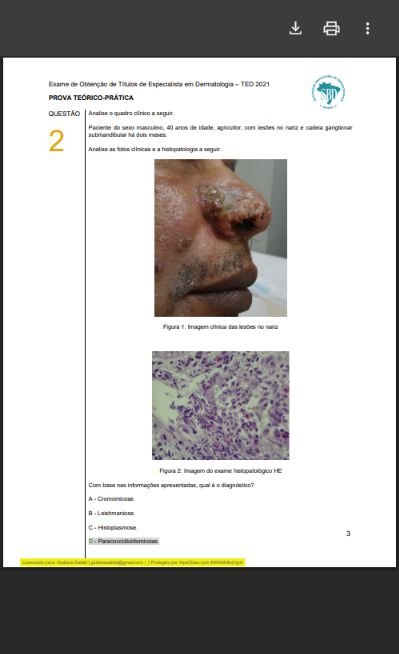
#> input picture tmp/ted2021_single_pages_png/page_03.png, 399 x 654 px, found by its file name; its folder holds only this picture in this run
$ python regenerate_ted2021_tp_panels.py
#> lines starting #> are read from the running program, lines starting #| are printed output that depends on the picture; after the words box and inside, x2 and y2 are one past the last pixel; in counts of white or black regions, pixels touching at a corner belong together
from pathlib import Path

from PIL import Image, ImageEnhance, ImageFilter


SOURCE_DIR = Path(r"C:\Dev\DermpathNav\tmp\ted2021_single_pages_png")
OUTPUT_DIR = Path(r"C:\Dev\DermpathNav\public\images\ted\tp\2021")

QUESTION_PAGE_MAP = {
    2: [3],
    4: [5, 6],
    6: [8],
    7: [9, 10],
    8: [11, 12],
    9: [13, 14],
    11: [17, 18],
    12: [19, 20],
    13: [21],
    16: [24, 25],
    18: [27, 28],
    19: [29, 30],
    21: [32],
    23: [35, 36],
    24: [37],
    25: [38, 39],
    28: [42, 43],
    29: [44, 45],
    35: [53],
    37: [56, 57],
    38: [58],
}

PAGE_CROP = (18, 54, 380, 602)
CONTENT_CROP = (55, 40, -18, -35)
OUTER_PADDING = 4
INNER_GAP = 8
TARGET_WIDTH = 1320


def build_mask(region: Image.Image) -> Image.Image:
    width, height = region.size
    mask = Image.new("1", region.size, 0)
    for y in range(height):
        for x in range(width):
            r, g, b = region.getpixel((x, y))
            highest = max(r, g, b)
            lowest = min(r, g, b)
            colorful = (highest - lowest > 18 and highest < 250) or (
                r < 235 and g < 235 and b < 235
            )
            if colorful:
                mask.putpixel((x, y), 1)
    return mask


def dense_spans(length, density_fn, threshold, min_span):
    spans = []
    start = None
    for position in range(length):
        if density_fn(position) >= threshold:
            if start is None:
                start = position
            continue
        if start is not None and position - start >= min_span:
            spans.append((start, position - 1))
        start = None
    if start is not None and length - start >= min_span:
        spans.append((start, length - 1))
    return spans


def detect_blocks(screenshot: Image.Image):
    page = screenshot.crop(PAGE_CROP).convert("RGB")
    width, height = page.size
    content = page.crop((CONTENT_CROP[0], CONTENT_CROP[1], width + CONTENT_CROP[2], height + CONTENT_CROP[3]))
    mask = build_mask(content)
    content_width, content_height = content.size

    row_spans = dense_spans(
        content_height,
        lambda y: sum(mask.getpixel((x, y)) for x in range(content_width)),
        threshold=45,
        min_span=40,
    )

    blocks = []
    for row_start, row_end in row_spans:
        row_mask = mask.crop((0, row_start, content_width, row_end + 1))
        span_height = row_end - row_start + 1
        col_threshold = max(14, span_height // 6)
        col_spans = dense_spans(
            content_width,
            lambda x: sum(row_mask.getpixel((x, y)) for y in range(span_height)),
            threshold=col_threshold,
            min_span=34,
        )

        if not col_spans:
            continue

        left = max(0, col_spans[0][0] - 4)
        right = min(content_width, col_spans[-1][1] + 5)
        top = max(0, row_start - 4)
        bottom = min(content_height, row_end + 5)
        block = content.crop((left, top, right, bottom))

        if block.width < 34 or block.height < 40:
            continue
        blocks.append(block)

    return blocks


def trim_white_space(image: Image.Image):
    rgb = image.convert("RGB")
    width, height = rgb.size

    def row_is_content(y):
        for x in range(width):
            r, g, b = rgb.getpixel((x, y))
            if min(r, g, b) < 246:
                return True
        return False

    def col_is_content(x):
        for y in range(height):
            r, g, b = rgb.getpixel((x, y))
            if min(r, g, b) < 246:
                return True
        return False

    top = 0
    while top < height and not row_is_content(top):
        top += 1

    bottom = height - 1
    while bottom >= top and not row_is_content(bottom):
        bottom -= 1

    left = 0
    while left < width and not col_is_content(left):
        left += 1

    right = width - 1
    while right >= left and not col_is_content(right):
        right -= 1

    return rgb.crop((max(0, left - 2), max(0, top - 2), min(width, right + 3), min(height, bottom + 3)))


def enhance_block(image: Image.Image):
    trimmed = trim_white_space(image)
    enhanced = ImageEnhance.Contrast(trimmed).enhance(1.05)
    enhanced = enhanced.filter(ImageFilter.UnsharpMask(radius=1.2, percent=140, threshold=2))
    return enhanced


def compose_panel(images):
    max_width = max(image.width for image in images)
    scaled = []
    for image in images:
        if image.width == max_width:
            scaled.append(image)
            continue
        new_height = round(image.height * max_width / image.width)
        scaled.append(image.resize((max_width, new_height), Image.Resampling.LANCZOS))

    content_height = sum(image.height for image in scaled) + INNER_GAP * (len(scaled) - 1)
    canvas = Image.new(
        "RGB",
        (max_width + OUTER_PADDING * 2, content_height + OUTER_PADDING * 2),
        "white",
    )

    cursor_y = OUTER_PADDING
    for image in scaled:
        x = OUTER_PADDING + (max_width - image.width) // 2
        canvas.paste(image, (x, cursor_y))
        cursor_y += image.height + INNER_GAP

    if canvas.width < TARGET_WIDTH:
        ratio = TARGET_WIDTH / canvas.width
        canvas = canvas.resize(
            (TARGET_WIDTH, round(canvas.height * ratio)),
            Image.Resampling.LANCZOS,
        )

    return canvas


def main():
    OUTPUT_DIR.mkdir(parents=True, exist_ok=True)
    created_files = []

    for question_number, page_numbers in QUESTION_PAGE_MAP.items():
        blocks = []
        for page_number in page_numbers:
            screenshot_path = SOURCE_DIR / f"page_{page_number:02d}.png"
            screenshot = Image.open(screenshot_path)
#> screenshot is the input picture: PIL image 399x654 RGB; mean R, G, B 185.8, 183.9, 181.9
            blocks.extend(enhance_block(block) for block in detect_blocks(screenshot))
#> in build_mask, `mask = Image.new("1", region.size, 0)`: mask: PIL image 289x473 1; every value is 0
#> after the loop in build_mask, `for y in range(height):`:
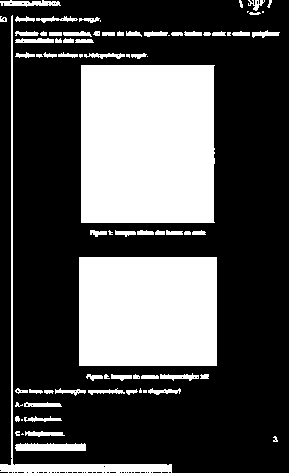
#> mask: PIL image 289x473 1; 31.7% white; 79 white regions (15 under 20 px), largest, box (x1, y1, x2, y2) and area: (81, 65, 215, 223) 21026, (79, 257, 217, 366) 15042, (0, 15, 172, 473) 2321
#> in detect_blocks, `row_spans = dense_spans( content_height, lambda y: sum(mask.getpixel((..`: row_spans = [(65, 222), (257, 365)]
#> the loop in detect_blocks, `for row_start, row_end in row_spans:` made 2 passes
#> (row_start, row_end, span_height, col_threshold, col_spans, left, right, top) on passes 1 to 2: (65, 222, 158, 26, [(81, 213)], 77, 218, 61), (257, 365, 109, 18, [(79, 216)], 75, 221, 253)
#> pass 1, in detect_blocks, `row_mask = mask.crop((0, row_start, content_width, row_end + 1))`:
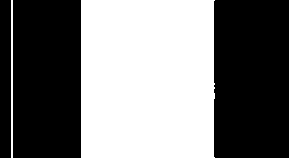
#> row_mask: PIL image 289x158 1; 46.7% white; 2 white regions, box (x1, y1, x2, y2) and area: (81, 0, 215, 158) 21026, (11, 0, 13, 158) 316
#> pass 1, in detect_blocks, `block = content.crop((left, top, right, bottom))`:
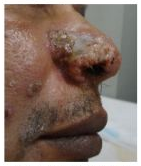
#> block: PIL image 141x166 RGB; mean R, G, B 132.9, 114.8, 104.7
#> pass 2, in detect_blocks, `row_mask = mask.crop((0, row_start, content_width, row_end + 1))`:
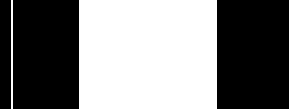
#> row_mask: PIL image 289x109 1; 48.4% white; 2 white regions, box (x1, y1, x2, y2) and area: (79, 0, 217, 109) 15042, (11, 0, 13, 109) 218
#> after the loop in detect_blocks, `for row_start, row_end in row_spans:`: blocks = 2 items
#> in enhance_block (call 2), `enhanced = enhanced.filter(ImageFilter.UnsharpMask(radius=1.2, percent..`:
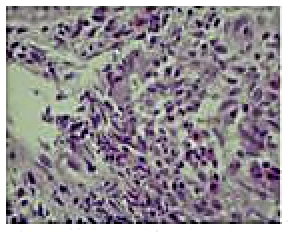
#> enhanced: PIL image 145x116 RGB (shown 2 times larger); mean R, G, B 146.8, 141.3, 146.5

        if not blocks:
            print(f"q{question_number:02d}: no visual blocks found")
            continue

        panel = compose_panel(blocks)
#> in compose_panel, `max_width = max(image.width for image in images)`: max_width = 145
#> the loop in compose_panel, `for image in images:` made 2 passes
#> new_height on pass 1: 172
#> after the loop in compose_panel, `for image in images:`: scaled = 2 items
#> in compose_panel, `content_height = sum(image.height for image in scaled) + INNER_GAP * (..`: content_height = 296
#> in compose_panel, `canvas = Image.new( "RGB", (max_width + OUTER_PADDING * 2, content_hei..`: canvas: PIL image 153x304 RGB; every value is 255
#> the loop in compose_panel, `for image in scaled:` made 2 passes
#> (x, cursor_y) on passes 1 to 2: (4, 184), (4, 308)
#> after the loop in compose_panel, `for image in scaled:`:
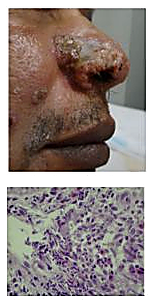
#> canvas: PIL image 153x304 RGB; mean R, G, B 148.7, 136.5, 132.7
#> after the loop in compose_panel, `for image in scaled:`: cursor_y = 308
#> in compose_panel, `canvas = canvas.resize( (TARGET_WIDTH, round(canvas.height * ratio)), ..`:
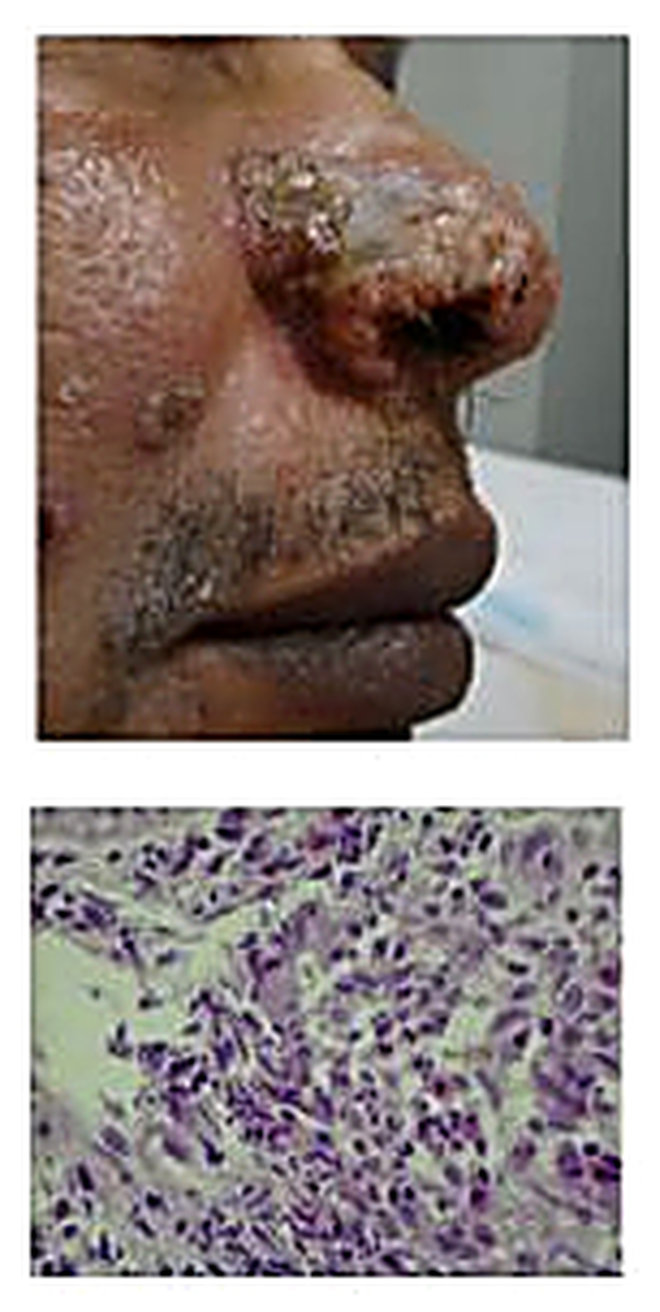
#> canvas: PIL image 1320x2623 RGB (shown at 1/2 size); mean R, G, B 148.5, 136.3, 132.5
        output_path = OUTPUT_DIR / f"ted2021_tp_q{question_number:02d}_clean.png"
        panel.save(output_path, format="PNG", optimize=False)
        created_files.append(output_path)
        print(
            f"q{question_number:02d}: {len(blocks)} block(s) -> "
            f"{output_path.name} {panel.width}x{panel.height}"
        )
#| q02: 2 block(s) -> ted2021_tp_q02_clean.png 1320x2623

    print(f"created {len(created_files)} panel(s)")


if __name__ == "__main__":
#> (the run stopped early here; a loop or call above may not have finished)
